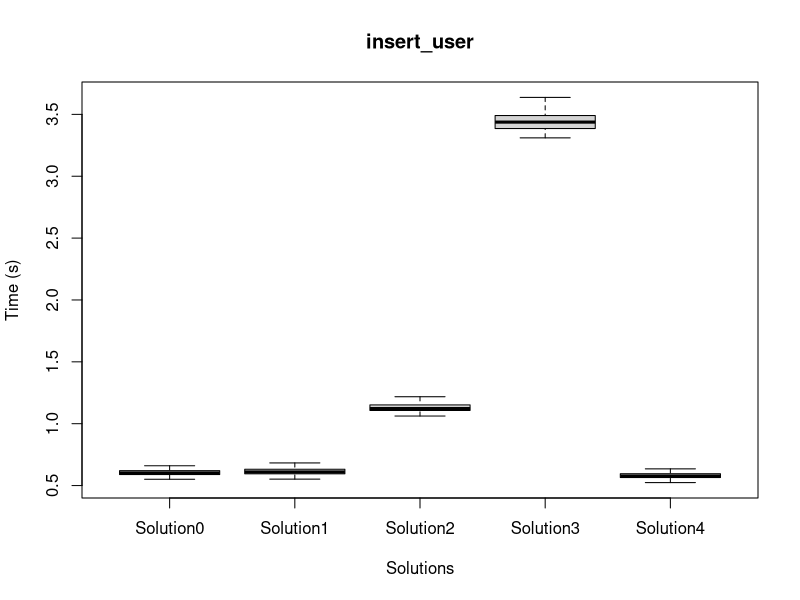
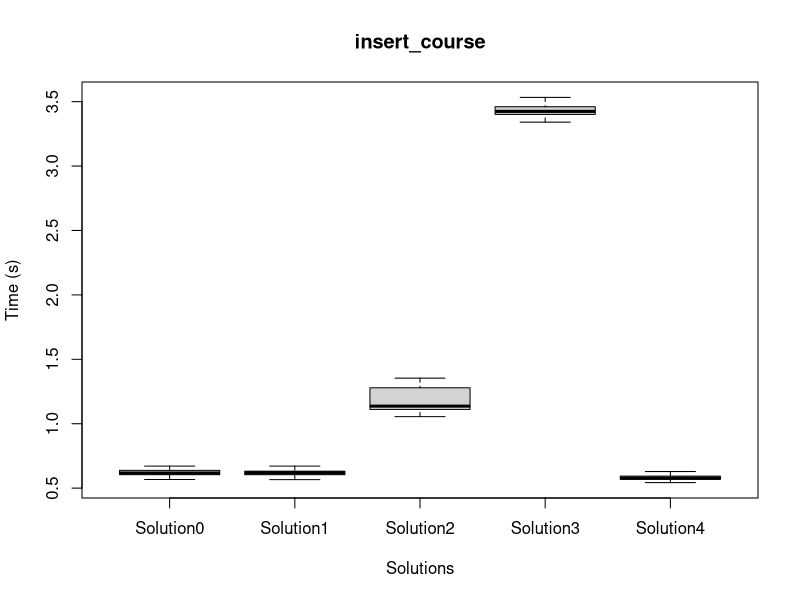
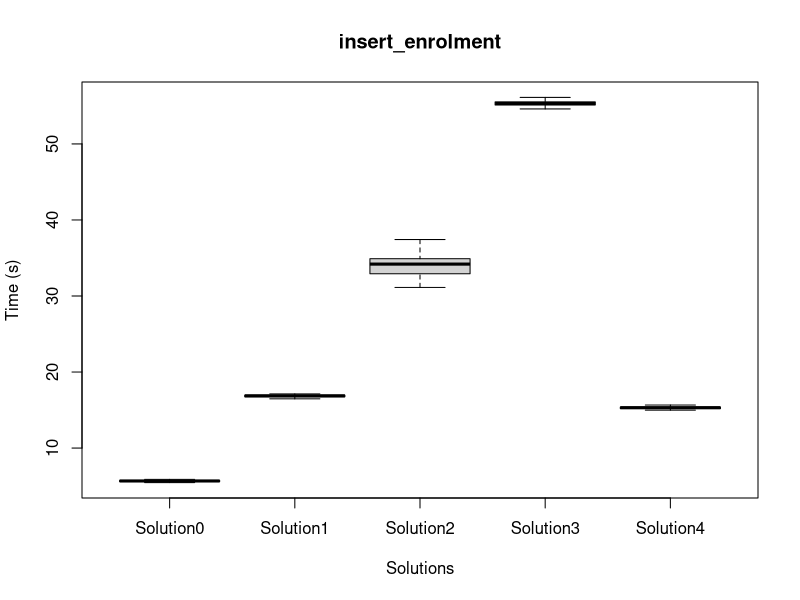
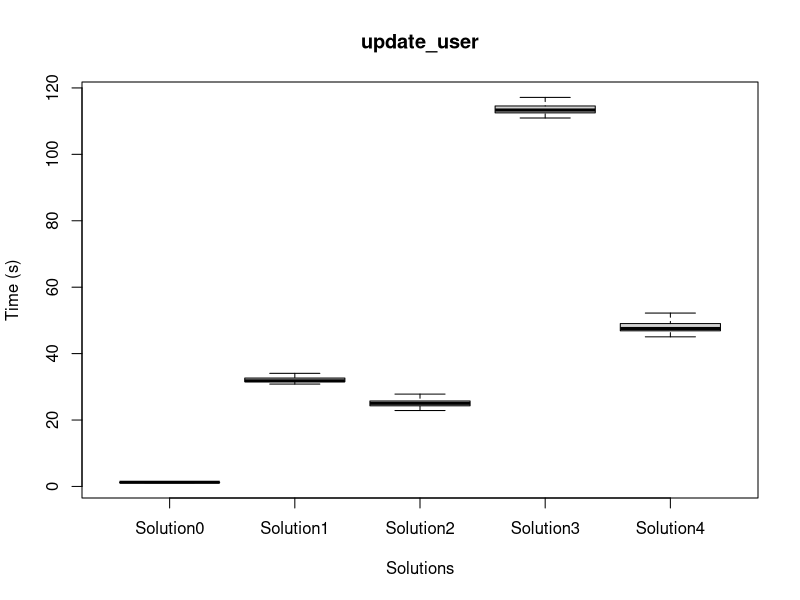
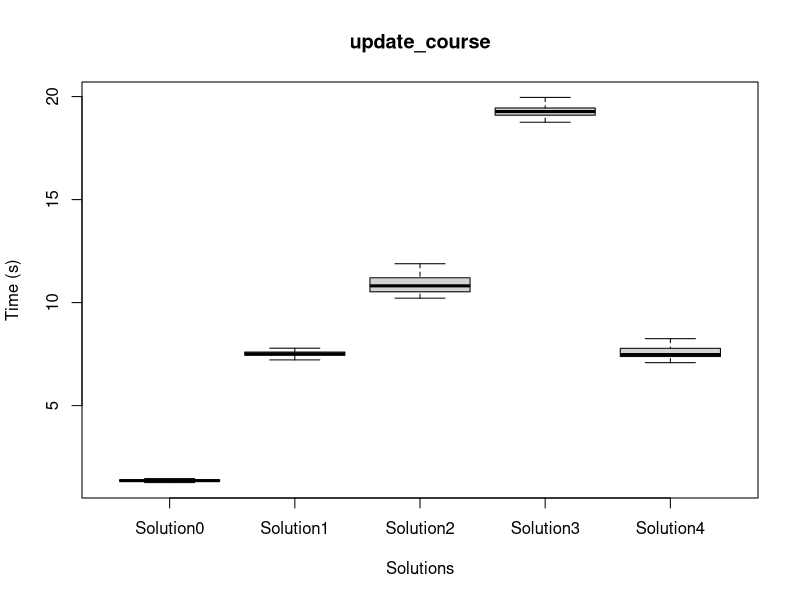
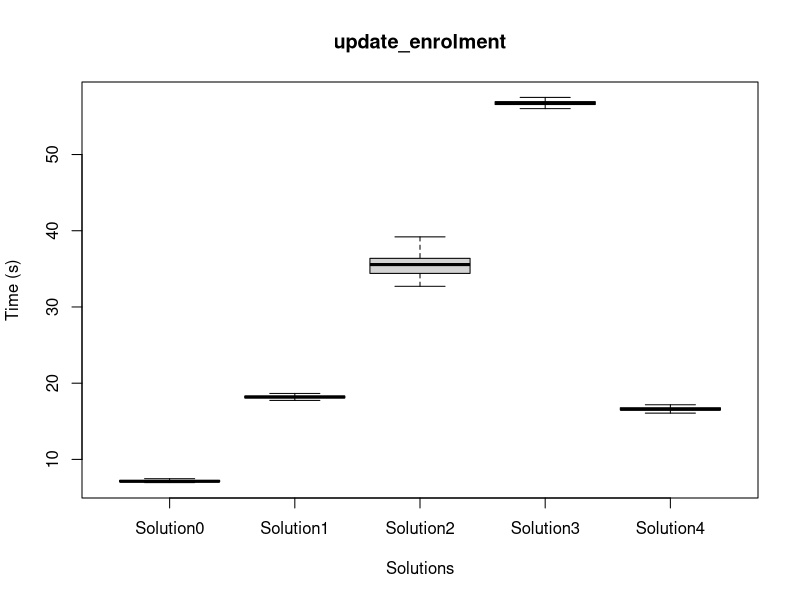
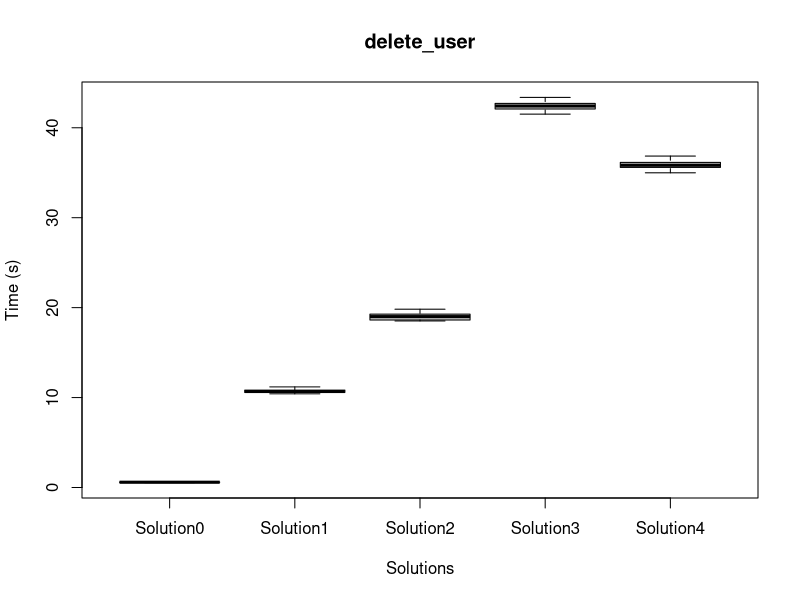
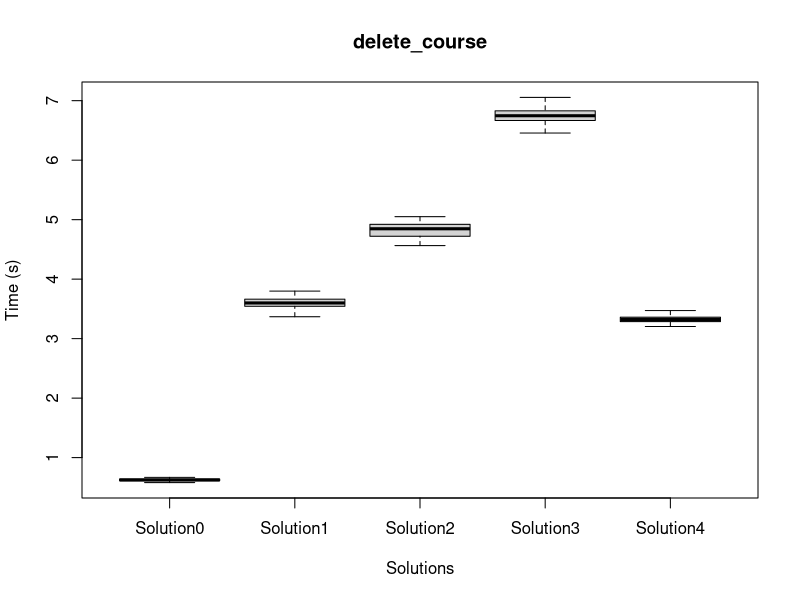

Here is the R script that generated these plots, in order:
Solution0.dataframe = data.frame(
insert_user=c(1.881, 0.89, 0.5710000000000001, 0.5710000000000001, 0.62, 0.551, 0.579, 0.604, 0.6940000000000001, 0.597, 0.583, 0.849, 0.591, 0.584, 0.5750000000000001, 0.522, 0.648, 0.577, 0.607, 0.619, 0.6, 0.594, 0.605, 0.637, 0.59, 0.599, 0.596, 0.602, 0.635, 0.588, 0.624, 0.614, 0.623, 0.618, 0.585, 0.583, 0.648, 0.627, 0.598, 0.592, 0.6, 0.928, 0.5760000000000001, 0.607, 0.605, 0.5720000000000001, 0.599, 0.617, 0.622, 0.601, 0.594, 0.586, 0.595, 0.624, 0.6, 0.588, 0.605, 0.599, 0.593, 0.603, 0.589, 0.604, 0.607, 0.604, 0.591, 0.621, 0.623, 0.602, 0.584, 0.636, 0.5720000000000001, 0.606, 0.61, 0.627, 0.651, 0.622, 0.612, 0.66, 0.595, 0.606, 0.578, 0.59, 0.5690000000000001, 0.579, 0.618, 0.5750000000000001, 0.625, 0.589, 0.641, 0.624, 0.589, 0.615, 0.587, 0.602, 0.602, 0.623, 0.589, 0.586, 0.606, 0.612),
insert_course=c(1.248, 0.638, 0.662, 0.587, 0.5670000000000001, 0.586, 0.587, 0.583, 0.577, 0.709, 0.612, 0.6, 0.615, 0.619, 0.669, 0.658, 0.707, 0.586, 0.629, 0.611, 0.596, 0.612, 0.653, 0.645, 0.585, 0.635, 0.612, 0.626, 0.626, 0.609, 0.627, 0.614, 0.649, 0.6900000000000001, 0.667, 0.614, 0.609, 0.67, 0.638, 0.626, 0.591, 0.589, 0.7030000000000001, 0.616, 0.587, 0.585, 0.624, 0.62, 0.601, 0.595, 0.621, 0.646, 0.611, 0.598, 0.601, 0.655, 0.628, 0.636, 0.613, 0.628, 0.617, 0.605, 0.633, 0.632, 0.637, 0.619, 0.671, 0.613, 0.645, 0.604, 0.617, 0.614, 0.608, 0.644, 0.642, 0.599, 0.618, 0.624, 0.636, 0.591, 0.6, 0.607, 0.6, 0.607, 0.615, 0.623, 0.622, 0.651, 0.617, 0.603, 0.614, 0.602, 0.656, 0.7020000000000001, 0.635, 0.616, 0.664, 0.634, 0.608, 0.659),
insert_enrolment=c(8.501, 5.883, 5.688, 5.6370000000000005, 5.62, 5.688, 5.853, 5.67, 5.605, 5.561, 5.599, 5.7250000000000005, 5.968, 5.729, 5.458, 5.714, 5.651, 5.728, 5.681, 5.674, 5.688, 5.573, 5.595, 5.4670000000000005, 5.698, 5.659, 5.676, 5.723, 5.628, 5.564, 5.711, 5.682, 5.672, 5.711, 5.362, 5.4750000000000005, 5.609, 5.698, 5.7540000000000004, 5.729, 5.628, 5.74, 5.558, 5.679, 5.668, 5.682, 5.55, 6.054, 5.58, 5.493, 5.752, 5.5760000000000005, 5.687, 5.731, 5.604, 5.5680000000000005, 5.771, 5.658, 5.67, 5.68, 5.578, 5.615, 5.585, 5.694, 5.623, 5.78, 5.747, 6.062, 5.579, 5.716, 5.774, 5.667, 5.546, 5.603, 5.71, 5.625, 5.672, 5.748, 5.662, 5.752, 5.672, 5.6690000000000005, 6.388, 5.752, 5.655, 5.606, 5.626, 5.698, 5.648, 5.755, 5.651, 5.5760000000000005, 5.735, 5.542, 5.671, 6.1080000000000005, 5.68, 5.627, 5.703, 5.619),
update_user=c(1.366, 1.276, 1.187, 1.16, 1.211, 1.194, 1.229, 1.222, 1.2570000000000001, 1.274, 1.201, 1.222, 1.258, 1.237, 1.211, 1.232, 1.2530000000000001, 1.209, 1.243, 1.245, 1.296, 1.262, 1.252, 1.2750000000000001, 1.216, 1.232, 1.5170000000000001, 1.3, 1.215, 1.232, 1.223, 1.25, 1.2510000000000001, 1.224, 1.2650000000000001, 1.2790000000000001, 1.299, 1.2770000000000001, 1.316, 1.244, 1.202, 1.262, 1.211, 1.22, 1.218, 1.2550000000000001, 1.227, 1.321, 1.2670000000000001, 1.225, 1.222, 1.212, 1.233, 1.209, 1.205, 1.2690000000000001, 1.226, 1.24, 1.314, 1.233, 1.229, 1.264, 1.292, 1.229, 1.2710000000000001, 1.238, 1.301, 1.283, 1.258, 1.276, 1.264, 1.235, 1.218, 1.256, 1.281, 1.283, 1.233, 1.242, 1.236, 1.33, 1.3, 1.486, 1.2510000000000001, 1.211, 1.221, 1.344, 1.225, 1.2530000000000001, 1.2570000000000001, 1.232, 1.208, 1.254, 1.264, 1.227, 1.215, 1.361, 1.236, 1.292, 1.235, 1.254),
update_course=c(1.893, 1.35, 1.336, 1.268, 1.264, 1.314, 1.32, 1.364, 1.3920000000000001, 1.295, 1.281, 1.294, 1.341, 1.294, 1.358, 1.325, 1.444, 1.32, 1.357, 1.31, 1.319, 1.319, 1.339, 1.371, 1.335, 1.3800000000000001, 1.319, 1.408, 1.37, 1.33, 1.357, 1.3980000000000001, 1.355, 1.36, 1.393, 1.4060000000000001, 1.385, 1.375, 1.357, 1.9180000000000001, 1.276, 1.446, 1.301, 1.349, 1.304, 1.272, 1.7590000000000001, 1.442, 1.329, 1.364, 1.336, 1.379, 1.375, 1.355, 1.359, 1.359, 1.322, 1.353, 1.334, 1.4040000000000001, 1.439, 1.379, 1.42, 1.362, 1.428, 1.391, 1.413, 1.538, 1.341, 1.3840000000000001, 1.429, 1.334, 1.348, 1.37, 1.379, 1.304, 1.368, 1.4040000000000001, 1.375, 1.282, 1.301, 1.359, 1.422, 1.323, 1.415, 1.3780000000000001, 1.369, 1.329, 1.426, 1.349, 1.457, 1.407, 1.291, 1.397, 1.377, 1.538, 1.354, 1.373, 1.3980000000000001, 1.367),
update_enrolment=c(8.363, 7.151, 7.1930000000000005, 7.179, 7.2620000000000005, 7.13, 7.181, 7.0840000000000005, 7.099, 7.083, 7.227, 7.212, 7.636, 7.234, 7.093, 7.041, 7.123, 7.083, 7.085, 7.183, 7.063, 7.136, 7.065, 6.9590000000000005, 7.631, 7.0920000000000005, 7.131, 7.029, 7.156000000000001, 7.164000000000001, 7.136, 7.083, 7.053, 7.107, 6.996, 6.813, 7.056, 7.114, 6.993, 7.586, 7.679, 7.0040000000000004, 7.041, 7.059, 7.244, 7.211, 8.229000000000001, 7.812, 6.994, 7.22, 7.113, 7.079, 7.12, 7.345, 7.057, 7.133, 7.086, 7.062, 7.219, 7.445, 7.38, 7.015000000000001, 7.112, 7.205, 7.212, 7.157, 7.237, 7.425, 7.141, 10.759, 7.168, 7.0760000000000005, 7.0760000000000005, 7.2860000000000005, 6.998, 7.023000000000001, 7.1160000000000005, 7.081, 7.6690000000000005, 7.081, 7.2010000000000005, 7.252, 7.471, 7.053, 7.15, 7.554, 7.094, 7.102, 6.993, 7.221, 7.24, 7.122, 7.2490000000000006, 7.173, 7.438, 7.572, 7.025, 7.031000000000001, 7.067, 7.36),
delete_user=c(0.645, 0.607, 0.547, 0.577, 0.557, 0.577, 0.5710000000000001, 0.5740000000000001, 0.5630000000000001, 0.5750000000000001, 0.639, 0.5680000000000001, 0.582, 0.586, 0.5740000000000001, 0.584, 0.5690000000000001, 0.5690000000000001, 0.5740000000000001, 0.5650000000000001, 0.604, 0.5700000000000001, 0.598, 0.594, 0.591, 0.6, 0.602, 0.5730000000000001, 0.618, 0.597, 0.586, 0.595, 0.6900000000000001, 0.614, 0.598, 0.579, 0.61, 0.621, 0.605, 0.608, 0.582, 0.562, 0.58, 0.629, 0.5680000000000001, 0.581, 0.578, 0.581, 0.595, 0.595, 0.602, 0.5720000000000001, 0.58, 0.642, 0.598, 0.614, 0.585, 0.5700000000000001, 0.599, 0.619, 0.597, 0.587, 0.61, 0.582, 0.604, 0.606, 0.604, 0.595, 0.6, 0.609, 0.554, 0.5750000000000001, 0.607, 0.588, 0.59, 0.598, 0.6, 0.608, 0.585, 0.631, 0.601, 0.5690000000000001, 0.5710000000000001, 0.5680000000000001, 0.578, 0.582, 0.5700000000000001, 0.622, 0.578, 0.591, 0.581, 0.582, 0.596, 0.5710000000000001, 0.613, 0.592, 0.648, 0.585, 0.59, 0.584),
delete_course=c(0.642, 0.583, 0.581, 0.625, 0.588, 0.614, 0.618, 0.606, 0.607, 0.616, 0.637, 0.61, 0.634, 0.606, 0.624, 0.641, 0.596, 0.639, 0.642, 0.632, 0.622, 0.6, 0.598, 0.618, 0.631, 0.706, 0.612, 0.635, 0.627, 0.611, 0.621, 0.641, 0.644, 0.625, 0.622, 0.606, 0.626, 0.616, 0.634, 0.7000000000000001, 0.603, 0.589, 0.607, 0.602, 0.622, 0.609, 0.632, 0.608, 0.58, 0.621, 0.64, 0.615, 0.609, 0.622, 0.631, 0.62, 0.619, 0.628, 0.602, 0.598, 0.642, 0.638, 0.683, 0.631, 0.615, 0.637, 0.633, 0.65, 0.631, 0.6920000000000001, 0.629, 0.644, 0.607, 0.635, 0.623, 0.628, 0.659, 0.679, 0.662, 0.608, 0.615, 0.618, 0.657, 0.644, 0.622, 0.624, 0.634, 0.617, 0.616, 0.649, 0.63, 0.647, 0.649, 0.623, 0.613, 0.644, 0.668, 0.639, 0.631, 0.643),
delete_enrolment=c(6.432, 5.966, 5.74, 5.738, 5.766, 5.767, 5.663, 5.743, 5.756, 5.838, 5.745, 5.745, 6.276, 5.976, 5.6000000000000005, 5.628, 5.694, 5.784, 5.766, 6.186, 5.594, 5.671, 5.745, 5.6450000000000005, 6.548, 5.806, 7.057, 5.5600000000000005, 5.639, 5.696, 5.69, 5.673, 5.7010000000000005, 6.351, 6.3340000000000005, 5.58, 5.641, 5.681, 5.766, 6.406, 5.875, 5.6290000000000004, 5.748, 5.668, 5.7, 5.708, 6.355, 6.15, 5.602, 5.9510000000000005, 5.609, 5.795, 5.648, 6.12, 5.708, 5.643, 5.7780000000000005, 5.774, 5.649, 6.154, 6.111, 5.633, 5.631, 5.683, 5.854, 5.609, 5.695, 5.942, 5.633, 6.306, 5.883, 5.649, 5.695, 6.474, 5.519, 5.6610000000000005, 5.7090000000000005, 5.7410000000000005, 6.431, 5.643, 6.354, 5.744, 5.702, 5.795, 5.673, 6.548, 5.647, 5.726, 5.683, 5.697, 5.656, 5.753, 6.399, 5.722, 6.1370000000000005, 5.642, 5.612, 5.728, 5.625, 6.524));

Solution1.dataframe = data.frame(
insert_user=c(0.597, 0.647, 0.588, 0.5680000000000001, 0.561, 0.587, 0.552, 0.617, 0.646, 0.605, 0.594, 0.647, 0.583, 0.613, 0.647, 0.599, 0.63, 0.609, 0.616, 0.62, 0.611, 0.601, 0.591, 0.604, 0.61, 0.59, 0.649, 0.678, 0.67, 0.633, 0.621, 0.589, 0.667, 0.5670000000000001, 0.647, 0.616, 0.5750000000000001, 0.596, 0.609, 0.591, 0.683, 0.631, 0.581, 0.601, 0.595, 0.639, 0.607, 0.649, 0.647, 0.61, 0.588, 0.646, 0.617, 0.587, 0.614, 0.661, 0.616, 0.607, 0.593, 0.61, 0.633, 0.599, 0.619, 0.5650000000000001, 0.5750000000000001, 0.637, 0.596, 0.603, 0.586, 0.595, 0.609, 0.624, 0.659, 0.669, 0.655, 0.589, 0.596, 0.609, 0.61, 0.621, 0.61, 0.611, 0.591, 0.613, 0.683, 0.609, 0.611, 0.6, 0.602, 0.61, 0.61, 0.61, 0.601, 0.5760000000000001, 0.58, 0.665, 0.607, 0.6, 0.704, 0.64),
insert_course=c(0.559, 0.6, 0.5660000000000001, 0.5670000000000001, 0.592, 0.588, 0.586, 0.588, 0.621, 0.606, 0.595, 0.628, 0.607, 0.631, 0.592, 0.611, 0.6940000000000001, 0.596, 0.607, 0.614, 0.592, 0.666, 0.624, 0.639, 0.627, 0.602, 0.631, 0.614, 0.671, 0.593, 0.626, 0.606, 0.68, 0.648, 0.605, 0.606, 0.594, 0.618, 0.635, 0.611, 0.587, 0.655, 0.617, 0.613, 0.6970000000000001, 0.613, 0.625, 0.621, 0.601, 0.632, 0.658, 0.6, 0.628, 0.614, 0.63, 0.609, 0.604, 0.622, 0.619, 0.619, 0.619, 0.624, 0.661, 0.627, 0.625, 0.674, 0.628, 0.621, 0.592, 0.651, 0.616, 0.595, 0.5740000000000001, 0.637, 0.605, 0.637, 0.5730000000000001, 0.622, 0.586, 0.621, 0.602, 0.632, 0.632, 0.622, 0.619, 0.626, 0.612, 0.6910000000000001, 0.618, 0.622, 0.665, 0.627, 0.64, 0.606, 0.6920000000000001, 0.65, 0.648, 0.624, 0.625, 0.636),
insert_enrolment=c(18.501, 16.749, 16.93, 16.683, 16.637, 16.976, 16.738, 16.839, 16.899, 17.039, 16.533, 17.004, 16.88, 16.956, 16.582, 17.385, 16.753, 16.814, 17.029, 16.773, 16.925, 16.801000000000002, 16.718, 16.881, 16.98, 16.566, 16.72, 16.412, 16.779, 16.918, 17.1, 16.9, 16.761, 16.713, 16.713, 16.76, 16.779, 16.89, 16.827, 16.908, 16.984, 16.814, 16.903, 16.757, 16.812, 16.829, 16.974, 16.931, 16.87, 16.783, 16.734, 16.852, 16.989, 16.985, 16.791, 16.85, 17.752, 16.737000000000002, 16.814, 16.869, 16.941, 16.599, 17.054000000000002, 16.991, 17.006, 16.473, 17.013, 16.92, 17.054000000000002, 18.215, 16.715, 17.121, 16.836000000000002, 16.885, 16.817, 16.553, 16.709, 16.895, 16.872, 16.885, 17.037, 16.864, 16.804000000000002, 16.924, 16.903, 16.881, 17.039, 17.272000000000002, 16.885, 16.578, 16.693, 16.688, 16.899, 16.544, 16.69, 17.016000000000002, 16.701, 16.879, 16.904, 16.81),
update_user=c(32.681, 31.815, 31.327, 34.274, 31.199, 31.199, 32.933, 31.447, 31.76, 31.558, 31.02, 34.885, 31.68, 31.57, 31.484, 32.243, 35.547000000000004, 31.839000000000002, 31.933, 31.536, 31.804000000000002, 34.739, 31.572, 31.481, 31.454, 31.101, 32.642, 30.822, 32.977000000000004, 32.216, 32.554, 33.596000000000004, 31.638, 31.431, 31.655, 31.263, 31.771, 31.8, 33.757, 31.773, 34.544000000000004, 31.333000000000002, 31.558, 33.649, 32.953, 31.541, 32.13, 31.154, 31.919, 32.618, 31.51, 31.717000000000002, 36.056, 31.638, 33.982, 31.863, 31.916, 31.761, 35.892, 31.673000000000002, 31.311, 31.612000000000002, 31.897000000000002, 31.637, 32.543, 31.26, 32.22, 35.171, 31.79, 31.87, 31.900000000000002, 31.34, 32.332, 31.423000000000002, 31.453, 31.634, 31.517, 33.922000000000004, 32.803, 31.826, 35.730000000000004, 31.737000000000002, 31.923000000000002, 31.490000000000002, 31.768, 33.838, 34.055, 32.601, 31.358, 31.948, 31.706, 31.811, 31.66, 31.913, 31.628, 32.431, 34.399, 34.864, 32.256, 33.241),
update_course=c(9.502, 7.841, 7.287, 7.04, 7.493, 7.244, 7.181, 7.277, 7.297, 7.4670000000000005, 7.343, 7.289000000000001, 7.329, 7.332, 7.219, 7.321, 7.869, 7.51, 7.567, 7.457, 7.562, 7.657, 7.618, 7.324, 7.461, 7.285, 7.611, 7.3260000000000005, 7.461, 7.502, 7.611, 8.229000000000001, 7.482, 7.458, 7.683, 7.684, 7.385, 7.563, 7.537, 7.596, 8.28, 7.527, 7.496, 7.611, 7.561, 7.4830000000000005, 7.535, 7.316, 7.521, 7.583, 7.502, 7.559, 7.773000000000001, 7.511, 7.656000000000001, 7.548, 7.445, 7.566, 7.649, 7.5200000000000005, 7.4190000000000005, 7.607, 7.519, 7.4830000000000005, 7.788, 7.4670000000000005, 7.4910000000000005, 7.488, 7.575, 7.6370000000000005, 7.549, 7.32, 7.44, 7.508, 7.41, 7.538, 7.324, 8.029, 7.414000000000001, 7.324, 7.47, 7.535, 7.579, 7.649, 7.656000000000001, 7.416, 7.604, 8.443, 7.492, 7.46, 7.566, 7.572, 7.484, 7.562, 7.507000000000001, 7.5120000000000005, 8.38, 7.538, 7.59, 8.029),
update_enrolment=c(18.150000000000002, 17.900000000000002, 18.036, 18.428, 17.985, 18.243000000000002, 17.967, 18.089, 18.246, 18.080000000000002, 17.744, 18.206, 17.973, 18.068, 18.196, 18.584, 18.848, 18.084, 18.305, 17.954, 18.17, 18.26, 18.032, 18.26, 18.192, 17.838, 18.04, 18.107, 18.014, 18.033, 18.313, 18.276, 17.93, 17.923000000000002, 18.134, 18.201, 18.284, 18.209, 18.119, 18.091, 18.571, 17.949, 17.983, 18.162, 18.029, 18.292, 18.401, 18.264, 18.333000000000002, 18.295, 18.085, 18.23, 18.849, 18.127, 18.061, 18.248, 18.926000000000002, 18.222, 18.76, 18.185, 18.647000000000002, 17.929000000000002, 18.105, 18.133, 18.471, 17.932, 18.355, 18.34, 18.272000000000002, 18.791, 18.144000000000002, 18.205000000000002, 18.622, 18.106, 17.691, 18.078, 18.19, 18.577, 18.221, 18.080000000000002, 19.575, 18.19, 18.656, 18.093, 18.245, 18.185, 18.703, 18.309, 17.895, 18.26, 18.055, 18.155, 18.154, 17.894000000000002, 18.13, 18.325, 18.669, 18.187, 18.367, 18.337),
delete_user=c(11.099, 10.708, 10.526, 10.552, 10.539, 10.842, 10.571, 10.791, 10.791, 10.541, 10.478, 10.424, 11.158, 10.588000000000001, 10.853, 10.679, 10.578, 10.576, 10.627, 10.602, 10.616, 10.668000000000001, 10.716000000000001, 12.079, 10.897, 10.595, 10.417, 12.232000000000001, 10.563, 10.848, 10.737, 10.609, 10.64, 10.64, 10.952, 10.521, 12.429, 10.6, 10.631, 11.187, 10.614, 10.426, 10.698, 10.697000000000001, 11.012, 11.33, 10.726, 10.676, 11.512, 10.623000000000001, 10.694, 10.753, 10.918000000000001, 10.523, 10.688, 10.661, 10.871, 10.57, 10.621, 11.838000000000001, 10.707, 11.408, 10.488, 10.52, 11.931000000000001, 10.576, 10.689, 10.586, 11.283, 10.423, 10.626, 10.483, 10.664, 11.789, 10.516, 10.576, 10.675, 10.514, 10.562, 10.684000000000001, 10.499, 10.965, 10.675, 10.741, 10.712, 10.801, 10.657, 10.522, 10.486, 11.327, 10.684000000000001, 12.075000000000001, 10.504, 10.758000000000001, 10.862, 10.653, 10.658, 10.731, 10.822000000000001, 10.434000000000001),
delete_course=c(3.919, 3.585, 3.368, 3.47, 3.452, 3.567, 3.524, 3.503, 3.712, 3.44, 3.402, 3.6630000000000003, 3.799, 3.5340000000000003, 3.615, 3.5300000000000002, 3.58, 3.6870000000000003, 3.547, 3.525, 3.594, 3.6670000000000003, 3.593, 3.681, 3.5140000000000002, 3.536, 3.5740000000000003, 3.54, 3.549, 3.649, 3.669, 3.604, 3.555, 3.7030000000000003, 3.505, 3.5260000000000002, 3.556, 3.529, 3.5500000000000003, 3.71, 3.6590000000000003, 3.428, 3.609, 3.6, 3.63, 3.729, 3.585, 3.6790000000000003, 3.702, 3.611, 3.577, 3.5100000000000002, 3.751, 3.656, 3.61, 3.557, 3.665, 3.662, 3.731, 3.597, 3.579, 3.6350000000000002, 3.595, 3.594, 3.6390000000000002, 3.628, 3.625, 3.686, 3.646, 3.682, 3.411, 3.463, 3.512, 3.623, 3.444, 3.466, 3.614, 3.5500000000000003, 3.499, 3.591, 3.65, 3.611, 3.689, 3.629, 3.607, 3.716, 3.763, 3.731, 3.595, 3.601, 3.593, 3.6830000000000003, 3.524, 3.599, 3.632, 3.5620000000000003, 3.5500000000000003, 3.734, 3.664, 3.7640000000000002),
delete_enrolment=c(5.511, 5.641, 5.619, 6.55, 5.593, 5.743, 6.378, 5.756, 5.833, 5.776, 5.6930000000000005, 6.417, 5.832, 5.662, 5.7860000000000005, 5.79, 6.719, 5.814, 5.735, 5.635, 5.752, 6.607, 5.625, 5.763, 5.647, 5.602, 5.837, 5.682, 6.066, 5.698, 5.985, 6.155, 5.69, 5.65, 5.6770000000000005, 5.69, 5.718, 5.705, 5.981, 5.7, 6.481, 5.59, 5.665, 6.506, 6.174, 5.743, 6.781000000000001, 5.738, 5.698, 6.341, 5.711, 5.734, 7.205, 5.663, 6.391, 5.703, 6.141, 5.691, 6.964, 5.687, 5.6290000000000004, 5.795, 5.689, 5.673, 5.921, 5.7860000000000005, 5.6850000000000005, 6.6080000000000005, 5.758, 5.628, 6.367, 5.614, 5.823, 5.5920000000000005, 5.509, 5.644, 5.667, 6.264, 5.885, 5.737, 6.869, 5.6930000000000005, 5.763, 5.774, 5.662, 6.472, 6.232, 5.916, 5.6160000000000005, 5.817, 5.71, 5.7010000000000005, 5.727, 5.815, 5.675, 5.787, 6.506, 6.253, 5.787, 6.04));

Solution2.dataframe = data.frame(
insert_user=c(1.106, 1.12, 1.113, 1.081, 1.1260000000000001, 1.1300000000000001, 1.114, 1.094, 1.172, 1.1300000000000001, 1.12, 1.115, 1.127, 1.125, 1.1320000000000001, 1.114, 1.153, 1.1460000000000001, 1.168, 1.112, 1.125, 1.135, 1.101, 1.114, 1.105, 1.1380000000000001, 1.114, 1.105, 1.169, 1.1440000000000001, 1.111, 1.169, 1.184, 1.151, 1.1420000000000001, 1.168, 1.159, 1.113, 1.125, 1.1360000000000001, 1.088, 1.062, 1.071, 1.063, 1.064, 1.071, 1.1, 1.1, 1.141, 1.1, 1.109, 1.108, 1.1300000000000001, 1.145, 1.1360000000000001, 1.102, 1.127, 1.112, 1.165, 1.097, 1.086, 1.078, 1.095, 1.084, 1.093, 1.122, 1.072, 1.119, 1.123, 1.133, 1.114, 1.118, 1.109, 1.328, 1.226, 1.124, 1.118, 1.119, 1.123, 1.112, 1.094, 1.164, 1.115, 1.1260000000000001, 1.122, 1.097, 1.111, 1.224, 1.218, 1.294, 1.262, 1.229, 1.276, 1.254, 1.2670000000000001, 1.28, 1.26, 1.301, 1.241, 1.231),
insert_course=c(1.065, 1.1380000000000001, 1.055, 1.09, 1.085, 1.11, 1.129, 1.102, 1.123, 1.124, 1.1520000000000001, 1.118, 1.131, 1.095, 1.1280000000000001, 1.1500000000000001, 1.1420000000000001, 1.116, 1.127, 1.133, 1.133, 1.1360000000000001, 1.137, 1.129, 1.1380000000000001, 1.155, 1.143, 1.167, 1.108, 1.118, 1.1360000000000001, 1.127, 1.156, 1.1280000000000001, 1.1400000000000001, 1.143, 1.124, 1.1, 1.092, 1.094, 1.1260000000000001, 1.1, 1.096, 1.108, 1.137, 1.112, 1.1260000000000001, 1.156, 1.131, 1.112, 1.1320000000000001, 1.123, 1.119, 1.109, 1.076, 1.091, 1.089, 1.092, 1.101, 1.104, 1.091, 1.095, 1.102, 1.087, 1.2590000000000001, 1.27, 1.286, 1.2770000000000001, 1.28, 1.266, 1.278, 1.294, 1.294, 1.354, 1.283, 1.318, 1.296, 1.2530000000000001, 1.274, 1.2610000000000001, 1.295, 1.287, 1.31, 1.2770000000000001, 1.281, 1.29, 1.31, 1.297, 1.322, 1.2770000000000001, 1.29, 1.308, 1.331, 1.328, 1.325, 1.297, 1.312, 1.284, 1.2770000000000001, 1.284),
insert_enrolment=c(31.975, 31.126, 32.006, 32.149, 31.875, 32.058, 31.933, 32.07, 34.165, 34.727000000000004, 34.787, 34.468, 34.834, 34.426, 34.611000000000004, 33.872, 35.0, 34.041000000000004, 34.219, 34.238, 34.028, 34.098, 34.205, 34.185, 34.177, 34.353, 34.08, 34.155, 34.262, 34.673, 34.128, 33.881, 33.882, 33.986000000000004, 33.733000000000004, 33.837, 34.502, 32.908, 32.876, 33.006, 32.854, 32.83, 33.052, 32.878, 32.9, 32.876, 32.928, 32.807, 32.877, 33.223, 33.152, 32.862, 33.755, 32.944, 32.803, 32.876, 32.911, 32.934, 32.889, 32.964, 32.803, 32.876, 32.918, 33.655, 34.783, 34.69, 34.734, 34.887, 34.889, 34.839, 34.783, 34.919000000000004, 34.763, 34.847, 34.773, 34.79, 34.772, 34.917, 35.1, 35.087, 35.507, 35.157000000000004, 35.244, 35.044000000000004, 35.071, 35.039, 35.083, 37.001, 36.747, 37.423, 36.633, 36.689, 37.914, 36.524, 36.422000000000004, 36.714, 37.028, 36.652, 36.796, 36.649),
update_user=c(22.862000000000002, 23.038, 22.958000000000002, 23.149, 23.226, 24.616, 23.002, 26.314, 26.369, 25.468, 27.165, 25.84, 27.044, 25.936, 26.828, 24.78, 26.725, 26.698, 25.246000000000002, 25.966, 25.809, 25.056, 27.809, 25.451, 26.621000000000002, 25.018, 24.938, 25.121000000000002, 25.1, 26.199, 25.194, 24.73, 24.677, 25.634, 24.844, 24.73, 24.768, 24.175, 24.133, 25.914, 24.283, 24.23, 25.990000000000002, 24.12, 24.324, 25.150000000000002, 24.14, 24.138, 24.18, 24.6, 26.297, 24.1, 24.155, 25.957, 25.131, 24.232, 24.184, 24.237000000000002, 25.652, 24.285, 24.463, 24.249, 24.369, 24.277, 25.496000000000002, 24.102, 24.243000000000002, 25.989, 24.288, 26.504, 25.21, 24.541, 24.571, 26.026, 24.281, 25.101, 24.303, 24.414, 25.197, 24.584, 24.547, 24.607, 24.489, 24.561, 24.415, 24.511, 25.219, 26.894000000000002, 25.193, 25.861, 25.211000000000002, 25.519000000000002, 25.376, 25.427, 25.108, 25.241, 26.199, 25.195, 26.597, 25.67),
update_course=c(10.347, 10.216000000000001, 10.412, 10.632, 10.599, 11.138, 10.548, 10.369, 10.895, 10.819, 10.891, 11.001, 10.885, 10.654, 10.744, 10.576, 11.715, 10.792, 10.76, 10.795, 11.144, 10.845, 10.732000000000001, 10.726, 11.511000000000001, 10.723, 10.723, 10.811, 10.727, 10.9, 10.694, 10.739, 10.639, 10.678, 10.839, 10.692, 10.829, 10.471, 10.48, 10.331, 10.369, 10.529, 10.523, 10.44, 10.549, 10.451, 10.447000000000001, 10.413, 10.471, 10.591000000000001, 10.757, 10.43, 10.501, 10.372, 10.441, 10.472, 10.432, 10.43, 11.06, 10.464, 10.617, 10.4, 10.493, 10.442, 11.203, 11.166, 11.176, 11.329, 11.102, 11.279, 11.276, 11.218, 11.22, 11.144, 11.223, 11.143, 11.201, 11.151, 11.227, 11.145, 11.242, 11.193, 11.200000000000001, 11.182, 11.213000000000001, 11.202, 11.216000000000001, 11.548, 11.3, 11.587, 11.209, 11.254, 11.444, 11.397, 11.244, 11.402000000000001, 11.697000000000001, 11.253, 11.888, 11.52),
update_enrolment=c(33.109, 32.711, 33.577, 33.512, 33.698, 33.862, 33.279, 34.748, 35.891, 35.455, 36.917, 36.094, 36.161, 35.656, 36.050000000000004, 35.038000000000004, 35.83, 35.368, 35.541000000000004, 35.586, 35.666000000000004, 35.463, 36.629, 35.512, 35.953, 35.408, 35.39, 36.13, 35.698, 35.531, 35.709, 35.217, 35.122, 35.544000000000004, 35.112, 35.143, 34.476, 34.161, 34.111000000000004, 34.532000000000004, 34.297000000000004, 34.155, 35.336, 34.233000000000004, 34.229, 34.34, 34.234, 34.193, 34.158, 34.378, 34.367, 34.196, 35.322, 34.471000000000004, 34.626, 34.43, 34.204, 34.303, 34.584, 34.193, 34.26, 34.441, 34.335, 35.368, 36.184, 36.022, 36.207, 36.749, 36.263, 36.283, 36.227000000000004, 36.217, 36.19, 36.508, 36.088, 36.35, 37.12, 36.282000000000004, 36.226, 36.385, 36.422000000000004, 36.386, 36.598, 38.037, 36.43, 36.377, 37.785000000000004, 38.323, 38.058, 38.26, 38.035000000000004, 38.244, 39.198, 37.971000000000004, 37.873, 37.99, 38.116, 38.053, 38.517, 38.121),
delete_user=c(16.902, 18.737000000000002, 17.272000000000002, 17.544, 17.616, 17.21, 17.357, 19.276, 19.678, 19.593, 19.444, 19.697, 19.62, 19.178, 19.475, 19.328, 19.171, 19.301000000000002, 19.353, 19.226, 19.303, 19.236, 19.207, 19.277, 19.12, 19.801000000000002, 19.23, 19.353, 19.301000000000002, 19.164, 19.018, 19.043, 18.958000000000002, 18.923000000000002, 19.183, 18.990000000000002, 19.414, 19.712, 18.575, 18.593, 18.689, 18.641000000000002, 18.587, 18.522000000000002, 19.298000000000002, 18.628, 18.627, 18.599, 19.825, 18.642, 18.776, 18.62, 18.642, 18.623, 18.651, 20.585, 18.59, 19.062, 18.580000000000002, 18.684, 18.564, 18.834, 18.651, 18.651, 18.742, 18.609, 18.618000000000002, 18.56, 18.593, 18.522000000000002, 18.588, 18.573, 18.668, 18.661, 19.753, 18.594, 18.871, 18.581, 18.905, 20.328, 18.911, 19.657, 18.933, 18.853, 19.109, 18.899, 19.097, 19.054000000000002, 19.175, 19.086000000000002, 19.816, 19.093, 19.073, 19.375, 19.012, 19.122, 19.083000000000002, 19.086000000000002, 19.1, 20.527),
delete_course=c(4.572, 4.564, 4.606, 4.743, 4.716, 4.59, 4.679, 4.855, 5.05, 4.868, 5.015, 4.815, 4.955, 4.832, 4.9030000000000005, 4.832, 4.891, 4.867, 4.848, 4.878, 4.872, 4.788, 4.953, 4.8420000000000005, 4.9590000000000005, 4.881, 4.896, 4.905, 4.811, 4.871, 4.819, 4.817, 4.788, 4.823, 4.832, 4.772, 4.753, 4.726, 4.691, 4.783, 4.668, 4.748, 4.745, 4.674, 4.705, 4.728, 4.697, 4.652, 4.73, 4.697, 4.714, 4.615, 4.671, 4.663, 4.683, 4.6770000000000005, 4.663, 4.692, 4.756, 4.699, 4.7090000000000005, 4.7010000000000005, 4.666, 4.839, 4.931, 4.845, 4.8260000000000005, 4.877, 4.875, 4.955, 4.928, 4.929, 4.906, 4.916, 4.846, 4.913, 4.875, 4.947, 5.013, 4.934, 4.853, 4.9, 4.877, 4.849, 4.939, 4.892, 4.93, 5.042, 4.876, 5.05, 4.9590000000000005, 4.925, 5.0120000000000005, 5.003, 4.918, 4.972, 4.925, 4.953, 4.952, 5.015),
delete_enrolment=c(10.658, 10.496, 10.495000000000001, 10.666, 10.544, 11.271, 10.474, 12.71, 13.004, 12.419, 13.272, 12.655000000000001, 14.019, 12.471, 13.458, 12.286, 13.262, 13.301, 12.38, 12.921000000000001, 12.81, 12.408, 14.067, 12.526, 13.26, 12.391, 12.424, 12.426, 12.379, 13.007, 12.36, 12.103, 12.093, 12.599, 12.263, 12.142, 12.105, 11.866, 11.901, 12.929, 11.889000000000001, 11.905, 12.925, 11.897, 11.932, 12.438, 11.91, 11.915000000000001, 11.929, 12.022, 13.171000000000001, 11.870000000000001, 11.867, 12.843, 12.42, 11.857000000000001, 11.854000000000001, 11.885, 12.621, 11.883000000000001, 12.047, 11.971, 11.93, 11.904, 12.42, 11.891, 11.92, 12.895, 11.867, 12.871, 12.401, 12.851, 12.082, 12.971, 11.848, 12.421, 11.885, 12.912, 12.498000000000001, 12.172, 12.167, 12.183, 12.187, 12.157, 12.165000000000001, 12.169, 12.165000000000001, 13.101, 12.154, 12.499, 12.197000000000001, 12.361, 12.294, 12.299, 12.181000000000001, 12.153, 12.695, 12.153, 12.949, 12.387));

Solution3.dataframe = data.frame(
insert_user=c(3.4410000000000003, 3.451, 3.477, 3.3850000000000002, 3.4, 3.412, 3.543, 3.423, 3.4370000000000003, 3.495, 3.4490000000000003, 3.379, 3.436, 3.428, 3.386, 3.472, 3.5, 3.448, 3.435, 3.462, 3.4530000000000003, 3.684, 3.474, 3.472, 3.447, 3.412, 3.379, 3.45, 3.571, 3.458, 3.434, 3.42, 3.536, 3.632, 3.452, 3.611, 3.5060000000000002, 3.521, 3.454, 3.4530000000000003, 3.497, 3.43, 3.465, 3.459, 3.484, 3.482, 3.536, 3.537, 3.403, 3.404, 3.416, 3.492, 3.351, 3.513, 3.42, 3.576, 3.4090000000000003, 3.383, 3.402, 3.424, 3.535, 3.5260000000000002, 3.361, 3.368, 3.345, 3.517, 3.438, 3.492, 3.5, 3.455, 3.364, 3.382, 3.353, 3.508, 3.5180000000000002, 3.3850000000000002, 3.489, 3.37, 3.398, 3.398, 3.344, 3.345, 3.31, 3.38, 3.364, 3.383, 3.395, 3.382, 3.367, 3.354, 3.364, 3.378, 3.382, 3.398, 3.41, 3.391, 3.44, 3.498, 3.465, 3.637),
insert_course=c(3.367, 3.391, 3.435, 3.43, 3.41, 3.37, 3.3930000000000002, 3.402, 3.4090000000000003, 3.3970000000000002, 3.371, 3.515, 3.426, 3.4210000000000003, 3.4330000000000003, 3.42, 3.477, 3.407, 3.415, 3.423, 3.63, 3.473, 3.398, 3.431, 3.423, 3.446, 3.42, 3.446, 3.465, 3.569, 3.3770000000000002, 3.4410000000000003, 3.482, 3.4250000000000003, 3.44, 3.452, 3.42, 3.494, 3.494, 3.423, 3.414, 3.469, 3.5180000000000002, 3.463, 3.412, 3.458, 3.444, 3.443, 3.345, 3.386, 3.3930000000000002, 3.388, 3.555, 3.341, 3.42, 3.775, 3.447, 3.443, 3.422, 3.398, 3.966, 3.428, 3.407, 3.412, 3.4410000000000003, 3.426, 3.354, 3.443, 3.491, 3.467, 3.4170000000000003, 3.374, 3.365, 3.4010000000000002, 3.349, 3.379, 3.39, 3.513, 3.422, 3.43, 3.454, 3.37, 3.391, 3.412, 3.438, 3.424, 3.531, 3.467, 3.469, 3.4090000000000003, 3.4010000000000002, 3.411, 3.398, 3.5300000000000002, 3.439, 3.395, 3.454, 3.5100000000000002, 3.533, 3.985),
insert_enrolment=c(54.794000000000004, 54.834, 55.476, 55.285000000000004, 55.331, 55.522, 55.227000000000004, 55.525, 55.687, 55.325, 55.266, 55.409, 55.265, 55.21, 55.247, 55.867000000000004, 55.777, 55.368, 55.424, 55.479, 55.575, 56.088, 55.223, 55.258, 55.295, 55.261, 55.279, 55.717, 55.177, 55.334, 55.406, 55.163000000000004, 55.363, 55.236000000000004, 55.806000000000004, 55.276, 55.858000000000004, 55.498000000000005, 55.408, 56.118, 55.482, 55.544000000000004, 55.557, 55.338, 55.478, 55.359, 55.282000000000004, 55.707, 55.037, 55.25, 54.908, 54.897, 55.271, 54.910000000000004, 55.038000000000004, 55.139, 55.001, 55.506, 55.079, 54.67, 55.507, 54.980000000000004, 55.753, 55.104, 54.941, 55.004, 56.209, 56.084, 56.417, 56.248000000000005, 54.946, 54.929, 55.183, 55.053000000000004, 55.5, 55.2, 55.345, 55.472, 55.047000000000004, 55.357, 55.18, 54.888, 55.021, 54.977000000000004, 55.393, 54.604, 55.213, 55.055, 54.93, 55.050000000000004, 55.21, 55.325, 55.668, 56.223, 55.664, 55.546, 55.7, 55.508, 55.772, 55.603),
update_user=c(111.376, 115.167, 112.851, 112.558, 113.18, 112.98, 112.813, 113.72, 113.791, 112.74900000000001, 116.37, 114.555, 112.872, 113.146, 113.997, 113.19, 116.072, 113.027, 113.45700000000001, 115.098, 114.025, 114.068, 117.142, 113.144, 112.81, 112.804, 112.782, 115.233, 115.10000000000001, 115.107, 112.807, 114.46600000000001, 115.375, 112.84100000000001, 115.395, 114.662, 113.367, 113.316, 116.58200000000001, 113.89, 113.403, 115.35600000000001, 113.646, 113.261, 113.355, 115.24600000000001, 113.107, 113.385, 114.98, 113.56, 112.274, 114.011, 112.918, 112.515, 110.94800000000001, 112.052, 112.98400000000001, 112.264, 113.562, 112.447, 112.132, 111.879, 113.809, 115.226, 115.263, 113.492, 113.61200000000001, 114.786, 119.60000000000001, 113.651, 111.834, 111.661, 115.531, 111.516, 114.587, 112.354, 113.568, 112.24600000000001, 111.869, 112.476, 111.381, 112.708, 112.44800000000001, 111.19200000000001, 114.334, 111.679, 117.145, 111.293, 114.943, 111.60600000000001, 112.434, 115.414, 112.474, 113.848, 115.931, 112.417, 112.46000000000001, 112.549, 114.396, 112.98100000000001),
update_course=c(18.935, 18.805, 19.094, 19.082, 19.273, 19.227, 19.132, 19.118000000000002, 19.18, 19.337, 19.843, 19.295, 19.168, 19.345, 19.541, 19.312, 19.614, 19.361, 19.462, 19.682000000000002, 19.456, 19.585, 19.317, 19.257, 19.316, 19.354, 19.371, 19.915, 19.34, 19.961000000000002, 19.421, 19.427, 19.546, 19.406, 19.608, 19.455000000000002, 19.368000000000002, 19.484, 19.341, 19.402, 19.579, 19.667, 19.318, 19.275000000000002, 19.448, 19.459, 19.261, 19.352, 18.938, 19.095, 19.137, 19.606, 19.650000000000002, 19.093, 18.907, 18.948, 19.542, 19.222, 19.302, 19.014, 19.004, 19.166, 19.376, 19.801000000000002, 19.022000000000002, 19.196, 19.156, 19.66, 19.54, 19.641000000000002, 19.098, 18.842, 19.054000000000002, 18.809, 18.756, 19.159, 19.446, 19.039, 18.962, 19.139, 19.177, 19.023, 19.043, 19.144000000000002, 19.656, 18.989, 19.155, 19.008, 18.848, 19.061, 19.114, 19.385, 19.247, 19.275000000000002, 19.285, 19.139, 19.02, 19.172, 19.272000000000002, 19.121),
update_enrolment=c(56.166000000000004, 56.232, 56.693, 56.677, 57.039, 56.696, 56.711, 56.769, 57.032000000000004, 56.702, 57.212, 56.748000000000005, 56.672000000000004, 56.974000000000004, 56.716, 57.218, 56.981, 56.765, 56.914, 56.894, 56.865, 57.065, 56.667, 56.684000000000005, 56.953, 56.744, 56.699, 56.953, 56.757, 56.889, 56.674, 56.58, 56.769, 56.724000000000004, 58.074, 56.698, 56.926, 56.732, 57.084, 57.585, 56.89, 57.058, 56.938, 56.836, 56.855000000000004, 57.493, 56.719, 56.783, 56.504, 56.258, 56.022, 56.359, 56.818, 56.136, 56.025, 56.043, 56.871, 56.408, 56.347, 56.322, 56.768, 56.343, 56.559000000000005, 56.922000000000004, 57.096000000000004, 56.903, 57.0, 57.295, 57.653, 56.762, 56.619, 56.586, 58.095, 56.31, 56.482, 57.534, 56.751, 56.618, 56.556000000000004, 56.2, 56.279, 56.156, 56.02, 56.316, 56.906, 56.248000000000005, 57.89, 56.131, 56.681000000000004, 56.021, 56.332, 57.58, 56.713, 57.313, 56.916000000000004, 56.883, 56.586, 56.665, 57.136, 56.766),
delete_user=c(42.101, 42.242, 42.579, 42.410000000000004, 43.679, 42.410000000000004, 43.236000000000004, 42.615, 42.513, 42.419000000000004, 43.648, 42.661, 43.673, 42.897, 42.865, 42.455, 42.398, 43.945, 43.227000000000004, 42.686, 42.683, 42.269, 42.475, 42.527, 44.023, 42.368, 42.467, 42.422000000000004, 42.637, 42.612, 44.203, 42.52, 42.404, 42.328, 42.643, 42.703, 43.72, 42.757, 42.613, 42.764, 43.208, 42.587, 44.274, 42.633, 44.336, 42.454, 42.498, 42.246, 43.347, 42.002, 42.161, 41.855000000000004, 41.908, 42.084, 42.005, 42.066, 41.89, 42.246, 42.116, 43.365, 42.055, 42.192, 41.962, 42.036, 42.094, 43.773, 42.715, 43.375, 43.14, 42.518, 41.756, 41.889, 42.322, 41.898, 41.745, 42.169000000000004, 42.033, 41.946, 42.495, 41.95, 41.997, 42.177, 41.826, 41.881, 41.516, 42.192, 42.046, 41.879, 42.277, 41.744, 43.084, 42.265, 42.091, 42.421, 43.775, 42.329, 42.798, 42.336, 42.589, 42.044000000000004),
delete_course=c(6.456, 6.589, 6.635, 6.595, 6.805, 6.6000000000000005, 6.597, 6.714, 6.782, 6.72, 6.828, 6.783, 6.841, 6.989, 6.902, 6.692, 6.819, 6.918, 6.853, 6.908, 6.901, 6.853, 6.833, 6.791, 6.867, 6.817, 6.788, 6.766, 6.804, 6.785, 6.8180000000000005, 6.768, 6.863, 6.847, 6.825, 6.922, 6.883, 6.697, 6.891, 6.713, 6.7700000000000005, 6.736, 6.753, 6.831, 6.898000000000001, 6.692, 6.871, 6.543, 6.795, 6.51, 6.66, 6.5440000000000005, 6.69, 6.545, 6.65, 6.625, 7.055, 6.732, 6.758, 6.873, 6.525, 6.684, 6.732, 6.6850000000000005, 6.646, 6.751, 6.839, 6.825, 7.122, 6.69, 6.6850000000000005, 6.549, 6.729, 6.601, 6.607, 6.668, 6.666, 6.809, 6.644, 6.55, 6.6690000000000005, 6.66, 6.869, 6.6770000000000005, 6.743, 6.704, 6.841, 6.574, 6.779, 6.627, 6.892, 6.792, 6.704, 6.684, 6.777, 6.752, 6.704, 6.654, 6.7, 6.726),
delete_enrolment=c(34.410000000000004, 35.514, 35.517, 35.186, 34.766, 34.856, 34.801, 35.276, 35.735, 34.784, 35.857, 35.621, 35.001, 34.800000000000004, 35.046, 34.849000000000004, 35.572, 34.800000000000004, 34.955, 35.848, 35.117, 34.980000000000004, 35.842, 34.661, 34.69, 34.571, 34.87, 35.537, 35.34, 35.553, 34.88, 35.293, 35.545, 34.778, 35.641, 35.796, 35.077, 34.89, 35.851, 35.069, 35.065, 35.224000000000004, 34.894, 34.839, 34.969, 35.411, 35.78, 35.081, 35.464, 34.97, 34.858000000000004, 35.177, 34.896, 35.024, 34.509, 34.846000000000004, 35.008, 34.477000000000004, 35.285000000000004, 35.103, 34.592, 34.973, 35.106, 35.283, 35.0, 34.889, 35.141, 35.617, 37.254, 35.191, 34.924, 34.354, 35.662, 34.376, 35.203, 34.436, 34.77, 34.607, 34.754, 34.559, 34.371, 34.717, 34.785000000000004, 34.402, 35.054, 34.473, 36.002, 34.526, 35.332, 34.445, 34.531, 35.687, 34.644, 34.781, 35.564, 34.629, 34.771, 34.902, 35.887, 34.767));

Solution4.dataframe = data.frame(
insert_user=c(0.547, 0.658, 0.605, 0.524, 0.633, 0.547, 0.579, 0.554, 0.672, 0.628, 0.629, 0.5640000000000001, 0.59, 0.5700000000000001, 0.56, 0.594, 0.852, 0.5650000000000001, 0.5730000000000001, 0.5740000000000001, 0.577, 0.552, 0.536, 0.583, 0.587, 0.584, 0.561, 0.5670000000000001, 0.592, 0.559, 0.584, 0.583, 0.5750000000000001, 0.551, 0.626, 0.644, 0.5710000000000001, 0.579, 0.5670000000000001, 0.556, 0.553, 0.5750000000000001, 0.5720000000000001, 0.595, 0.5670000000000001, 0.5660000000000001, 0.595, 0.554, 0.542, 0.552, 0.561, 0.577, 0.5660000000000001, 0.684, 0.5630000000000001, 0.5630000000000001, 0.581, 0.602, 0.5690000000000001, 0.601, 0.579, 0.593, 0.5710000000000001, 0.5680000000000001, 0.635, 0.5730000000000001, 0.578, 0.607, 0.5650000000000001, 0.645, 0.578, 0.635, 0.5740000000000001, 0.617, 0.578, 0.561, 0.5740000000000001, 0.5710000000000001, 0.608, 0.585, 0.589, 0.551, 0.5750000000000001, 0.596, 0.585, 0.584, 0.602, 0.596, 0.625, 0.5680000000000001, 0.5700000000000001, 0.56, 0.599, 0.5760000000000001, 0.562, 0.6, 0.582, 0.61, 0.579, 0.561),
insert_course=c(0.512, 0.519, 0.554, 0.519, 0.543, 0.555, 0.5700000000000001, 0.5680000000000001, 0.554, 0.557, 0.5650000000000001, 0.5640000000000001, 0.5730000000000001, 0.5710000000000001, 0.666, 0.5680000000000001, 0.578, 0.579, 0.6880000000000001, 0.5720000000000001, 0.5750000000000001, 0.577, 0.591, 0.582, 0.598, 0.618, 0.623, 0.584, 0.578, 0.59, 0.58, 0.59, 0.647, 0.558, 0.55, 0.5630000000000001, 0.5670000000000001, 0.5650000000000001, 0.5740000000000001, 0.5690000000000001, 0.59, 0.635, 0.5740000000000001, 0.625, 0.608, 0.596, 0.5680000000000001, 0.5750000000000001, 0.578, 0.589, 0.5740000000000001, 0.59, 0.603, 0.587, 0.59, 0.593, 0.586, 0.582, 0.58, 0.614, 0.583, 0.558, 0.577, 0.601, 0.5760000000000001, 0.5720000000000001, 0.58, 0.5730000000000001, 0.593, 0.621, 0.555, 0.579, 0.629, 0.651, 0.577, 0.583, 0.579, 0.62, 0.558, 0.5680000000000001, 0.558, 0.674, 0.624, 0.581, 0.5690000000000001, 0.58, 0.5710000000000001, 0.618, 0.544, 0.556, 0.5680000000000001, 0.5720000000000001, 0.5680000000000001, 0.621, 0.616, 0.5760000000000001, 0.5670000000000001, 0.5750000000000001, 0.594, 0.644),
insert_enrolment=c(14.908, 15.748000000000001, 14.768, 14.988, 14.999, 15.18, 15.224, 15.11, 15.22, 15.516, 15.166, 15.434000000000001, 15.178, 15.327, 15.009, 15.455, 15.114, 15.146, 15.522, 15.336, 15.641, 15.164, 15.409, 15.215, 15.148, 15.226, 15.347, 15.36, 15.878, 15.17, 15.145, 15.197000000000001, 15.309000000000001, 15.387, 15.154, 15.465, 15.378, 16.252, 15.163, 15.405000000000001, 16.194, 15.102, 15.372, 15.316, 15.291, 15.379, 16.008, 15.334, 15.33, 15.249, 15.139000000000001, 15.513, 15.323, 15.235, 15.231, 15.336, 15.35, 15.38, 15.313, 15.288, 15.599, 15.269, 15.273, 15.386000000000001, 15.253, 15.26, 15.165000000000001, 15.321, 15.245000000000001, 15.341000000000001, 15.203000000000001, 15.316, 15.658, 15.364, 15.177, 15.291, 15.239, 15.97, 15.283, 15.196, 15.387, 15.274000000000001, 15.293000000000001, 15.329, 15.352, 15.285, 15.195, 15.371, 15.431000000000001, 15.355, 15.316, 15.137, 15.385, 15.396, 15.098, 15.329, 15.22, 15.295, 16.925, 15.404),
update_user=c(45.053000000000004, 45.176, 48.685, 45.682, 48.982, 46.345, 47.546, 49.83, 46.002, 49.585, 51.181000000000004, 47.356, 46.302, 48.679, 45.906, 47.349000000000004, 46.127, 49.49, 46.441, 46.21, 50.644, 46.189, 48.611000000000004, 47.134, 46.359, 48.64, 47.917, 46.89, 51.519, 47.72, 46.47, 46.692, 47.261, 49.003, 46.971000000000004, 52.204, 46.608000000000004, 49.277, 46.678000000000004, 49.07, 46.511, 49.203, 46.737, 51.794000000000004, 48.389, 46.755, 49.573, 49.291000000000004, 46.492000000000004, 49.091, 46.518, 47.036, 46.909, 47.023, 47.282000000000004, 47.572, 48.496, 49.878, 46.931000000000004, 46.69, 46.881, 50.796, 47.064, 47.15, 47.218, 46.791000000000004, 47.56, 48.807, 49.52, 50.089, 47.046, 47.104, 47.251, 49.113, 48.625, 46.798, 47.441, 50.494, 51.113, 47.273, 50.679, 47.877, 48.551, 49.061, 47.206, 48.543, 50.7, 47.474000000000004, 47.916000000000004, 47.627, 47.872, 46.854, 47.127, 48.387, 47.097, 49.027, 48.882, 48.732, 48.188, 50.067),
update_course=c(8.142, 7.494, 7.333, 7.085, 7.189, 7.301, 7.524, 7.2860000000000005, 7.292, 8.086, 7.497, 7.404, 7.341, 7.2940000000000005, 7.26, 7.287, 7.195, 7.526, 7.3660000000000005, 7.415, 8.216, 7.2250000000000005, 7.416, 7.5280000000000005, 7.391, 7.8580000000000005, 7.372, 7.479, 7.893, 7.3340000000000005, 7.461, 7.478, 7.5600000000000005, 7.237, 7.501, 7.3660000000000005, 7.351, 7.702, 7.502, 7.454, 7.389, 7.429, 7.465, 8.461, 7.73, 7.4990000000000006, 7.498, 7.385, 7.2410000000000005, 7.444, 7.409, 7.396, 7.375, 7.396, 7.516, 7.329, 7.476, 7.518, 7.357, 7.418, 7.45, 7.533, 7.416, 7.368, 7.401, 7.444, 7.564, 7.477, 7.647, 7.369, 7.392, 7.378, 7.448, 7.447, 7.4590000000000005, 7.507000000000001, 7.564, 8.093, 8.191, 7.872, 8.125, 7.775, 7.937, 7.896, 7.761, 8.072000000000001, 7.958, 7.890000000000001, 7.7330000000000005, 7.79, 7.937, 7.8950000000000005, 7.923, 8.026, 7.761, 7.921, 7.949, 8.05, 8.251, 8.004),
update_enrolment=c(15.829, 15.988, 16.235, 16.074, 16.676000000000002, 16.475, 16.815, 16.544, 16.556, 17.106, 16.397000000000002, 16.618000000000002, 16.362000000000002, 18.108, 16.394000000000002, 16.648, 16.580000000000002, 17.239, 16.485, 16.481, 16.868000000000002, 16.685, 16.51, 16.402, 16.477, 16.609, 16.529, 16.422, 17.466, 16.746, 16.448, 16.573, 16.795, 16.873, 16.567, 17.689, 16.684, 16.595, 16.528, 16.714, 16.591, 16.453, 16.587, 17.164, 16.654, 16.533, 17.766000000000002, 16.981, 16.396, 16.704, 16.482, 16.545, 16.558, 16.663, 16.927, 16.552, 16.573, 16.515, 16.707, 16.491, 17.638, 16.393, 16.463, 16.527, 16.578, 16.485, 16.512, 16.524, 16.599, 16.796, 16.709, 16.712, 17.42, 16.781, 16.4, 16.423000000000002, 16.525, 17.058, 17.618000000000002, 17.039, 17.168, 16.552, 17.904, 16.397000000000002, 16.493000000000002, 16.656, 16.537, 16.484, 16.773, 16.633, 16.363, 16.311, 16.678, 16.883, 16.417, 16.792, 16.555, 16.677, 17.575, 16.728),
delete_user=c(34.591, 34.495, 34.991, 35.833, 35.295, 35.068, 35.29, 35.308, 35.659, 35.443, 35.539, 35.675000000000004, 36.042, 35.65, 35.321, 35.739, 35.579, 35.468, 36.228, 35.678, 35.355000000000004, 36.407000000000004, 35.83, 35.348, 35.838, 35.702, 35.957, 35.789, 35.389, 35.589, 36.604, 35.725, 35.852000000000004, 35.62, 35.74, 35.54, 35.582, 35.592, 35.522, 35.824, 35.566, 35.394, 35.563, 35.598, 35.897, 35.946, 35.565, 35.524, 35.861000000000004, 36.13, 35.993, 35.989, 35.965, 38.242, 36.216, 36.714, 35.712, 35.62, 36.521, 35.908, 35.891, 35.571, 36.076, 36.08, 37.393, 35.769, 35.797000000000004, 36.521, 35.651, 35.713, 36.206, 36.419000000000004, 35.665, 35.904, 35.879, 35.61, 36.453, 36.171, 36.435, 35.771, 35.944, 36.35, 36.061, 35.848, 35.811, 36.637, 36.024, 36.185, 36.069, 36.259, 38.244, 35.843, 35.793, 36.287, 37.186, 35.928, 36.213, 36.623, 36.852000000000004, 37.171),
delete_course=c(3.049, 3.075, 3.244, 3.1510000000000002, 3.225, 3.168, 3.354, 3.374, 3.232, 3.212, 3.346, 3.29, 3.266, 3.406, 3.204, 3.287, 3.416, 3.313, 3.2560000000000002, 3.266, 3.472, 3.282, 3.323, 3.3080000000000003, 3.356, 3.278, 3.317, 3.311, 3.37, 3.315, 3.358, 3.2840000000000003, 3.402, 3.344, 3.285, 3.396, 3.27, 3.303, 3.227, 3.428, 3.241, 3.302, 3.258, 3.344, 3.399, 3.261, 3.303, 3.332, 3.323, 3.45, 3.361, 3.37, 3.38, 3.458, 3.343, 3.4170000000000003, 3.299, 3.3890000000000002, 3.297, 3.334, 3.329, 3.355, 3.3120000000000003, 3.3240000000000003, 3.36, 3.303, 3.297, 3.321, 3.404, 3.5340000000000003, 3.307, 3.3080000000000003, 3.306, 3.335, 3.279, 3.342, 3.3850000000000002, 3.434, 3.2880000000000003, 3.343, 3.3280000000000003, 3.423, 3.329, 3.338, 3.2840000000000003, 3.358, 3.329, 3.3240000000000003, 3.367, 3.233, 3.3160000000000003, 3.253, 3.293, 3.346, 3.291, 3.349, 3.404, 3.565, 3.318, 3.508),
delete_enrolment=c(55.481, 55.195, 56.112, 56.153, 57.384, 56.389, 56.661, 58.043, 56.63, 57.715, 58.65, 57.838, 56.585, 57.053000000000004, 56.436, 57.316, 56.867000000000004, 57.365, 56.754, 56.917, 57.688, 56.777, 57.480000000000004, 56.823, 57.715, 57.973, 58.1, 57.069, 58.292, 56.999, 57.094, 57.573, 57.278, 58.21, 57.863, 58.154, 56.832, 57.792, 57.037, 58.724000000000004, 56.68, 57.393, 56.807, 58.548, 58.259, 56.898, 57.972, 57.56, 56.980000000000004, 57.964, 57.757, 57.646, 57.707, 57.883, 58.408, 58.282000000000004, 57.816, 58.221000000000004, 57.502, 57.424, 57.18, 58.492000000000004, 57.355000000000004, 58.094, 57.757, 58.356, 57.132, 58.589, 57.367000000000004, 58.144, 57.411, 57.812000000000005, 57.057, 58.727000000000004, 58.942, 57.386, 58.099000000000004, 58.677, 58.094, 57.714, 58.083, 58.145, 58.415, 58.103, 57.133, 57.615, 58.908, 58.164, 59.148, 57.784, 57.667, 57.205, 57.449, 57.454, 57.527, 58.050000000000004, 58.276, 58.981, 58.778, 60.677));

png('/home/jcrada/Development/hr/ResearchTestApplication/logs/sAll-r100-sc1000-n10/bp-insert_user.png', width=640, height=480);
boxplot(Solution0.dataframe$insert_user,Solution1.dataframe$insert_user,Solution2.dataframe$insert_user,Solution3.dataframe$insert_user,Solution4.dataframe$insert_user,names=c('Solution0', 'Solution1', 'Solution2', 'Solution3', 'Solution4'), xlab='Solutions', ylab='Time (s)', main='insert_user', outline=F);
dev.off();
png('/home/jcrada/Development/hr/ResearchTestApplication/logs/sAll-r100-sc1000-n10/bp-insert_course.png', width=640, height=480);
boxplot(Solution0.dataframe$insert_course,Solution1.dataframe$insert_course,Solution2.dataframe$insert_course,Solution3.dataframe$insert_course,Solution4.dataframe$insert_course,names=c('Solution0', 'Solution1', 'Solution2', 'Solution3', 'Solution4'), xlab='Solutions', ylab='Time (s)', main='insert_course', outline=F);
dev.off();
png('/home/jcrada/Development/hr/ResearchTestApplication/logs/sAll-r100-sc1000-n10/bp-insert_enrolment.png', width=640, height=480);
boxplot(Solution0.dataframe$insert_enrolment,Solution1.dataframe$insert_enrolment,Solution2.dataframe$insert_enrolment,Solution3.dataframe$insert_enrolment,Solution4.dataframe$insert_enrolment,names=c('Solution0', 'Solution1', 'Solution2', 'Solution3', 'Solution4'), xlab='Solutions', ylab='Time (s)', main='insert_enrolment', outline=F);
dev.off();
png('/home/jcrada/Development/hr/ResearchTestApplication/logs/sAll-r100-sc1000-n10/bp-update_user.png', width=640, height=480);
boxplot(Solution0.dataframe$update_user,Solution1.dataframe$update_user,Solution2.dataframe$update_user,Solution3.dataframe$update_user,Solution4.dataframe$update_user,names=c('Solution0', 'Solution1', 'Solution2', 'Solution3', 'Solution4'), xlab='Solutions', ylab='Time (s)', main='update_user', outline=F);
dev.off();
png('/home/jcrada/Development/hr/ResearchTestApplication/logs/sAll-r100-sc1000-n10/bp-update_course.png', width=640, height=480);
boxplot(Solution0.dataframe$update_course,Solution1.dataframe$update_course,Solution2.dataframe$update_course,Solution3.dataframe$update_course,Solution4.dataframe$update_course,names=c('Solution0', 'Solution1', 'Solution2', 'Solution3', 'Solution4'), xlab='Solutions', ylab='Time (s)', main='update_course', outline=F);
dev.off();
png('/home/jcrada/Development/hr/ResearchTestApplication/logs/sAll-r100-sc1000-n10/bp-update_enrolment.png', width=640, height=480);
boxplot(Solution0.dataframe$update_enrolment,Solution1.dataframe$update_enrolment,Solution2.dataframe$update_enrolment,Solution3.dataframe$update_enrolment,Solution4.dataframe$update_enrolment,names=c('Solution0', 'Solution1', 'Solution2', 'Solution3', 'Solution4'), xlab='Solutions', ylab='Time (s)', main='update_enrolment', outline=F);
dev.off();
png('/home/jcrada/Development/hr/ResearchTestApplication/logs/sAll-r100-sc1000-n10/bp-delete_user.png', width=640, height=480);
boxplot(Solution0.dataframe$delete_user,Solution1.dataframe$delete_user,Solution2.dataframe$delete_user,Solution3.dataframe$delete_user,Solution4.dataframe$delete_user,names=c('Solution0', 'Solution1', 'Solution2', 'Solution3', 'Solution4'), xlab='Solutions', ylab='Time (s)', main='delete_user', outline=F);
dev.off();
png('/home/jcrada/Development/hr/ResearchTestApplication/logs/sAll-r100-sc1000-n10/bp-delete_course.png', width=640, height=480);
boxplot(Solution0.dataframe$delete_course,Solution1.dataframe$delete_course,Solution2.dataframe$delete_course,Solution3.dataframe$delete_course,Solution4.dataframe$delete_course,names=c('Solution0', 'Solution1', 'Solution2', 'Solution3', 'Solution4'), xlab='Solutions', ylab='Time (s)', main='delete_course', outline=F);
dev.off();
png('/home/jcrada/Development/hr/ResearchTestApplication/logs/sAll-r100-sc1000-n10/bp-delete_enrolment.png', width=640, height=480);
boxplot(Solution0.dataframe$delete_enrolment,Solution1.dataframe$delete_enrolment,Solution2.dataframe$delete_enrolment,Solution3.dataframe$delete_enrolment,Solution4.dataframe$delete_enrolment,names=c('Solution0', 'Solution1', 'Solution2', 'Solution3', 'Solution4'), xlab='Solutions', ylab='Time (s)', main='delete_enrolment', outline=F);
dev.off();
def.barplot.width=1; #bar width
def.barplot.sepwidth=0; #separation bar width
def.barplot.space=0; #space between bars
def.barplot.groupspace=1; #space between groups
png('/home/jcrada/Development/hr/ResearchTestApplication/logs/sAll-r100-sc1000-n10/Solution0-barplot.png', width=640, height=480);
Solution0.barplot.means=data.frame(insert=c(mean(Solution0.dataframe$insert_user), mean(Solution0.dataframe$insert_course), mean(Solution0.dataframe$insert_enrolment)),
update=c(mean(Solution0.dataframe$update_user), mean(Solution0.dataframe$update_course), mean(Solution0.dataframe$update_enrolment)),
delete=c(mean(Solution0.dataframe$delete_user), mean(Solution0.dataframe$delete_course), mean(Solution0.dataframe$delete_enrolment)));
barplot(as.matrix(Solution0.barplot.means),beside=T, names=c('u', 'c', 'e', 'u', 'c', 'e', 'u', 'c', 'e'), ylab='Time (s)');
mtext('insert', side=1, line=2, at=2.5);
mtext('update', side=1, line=2, at=6.5);
mtext('delete', side=1, line=2, at=10.5);
dev.off();
png('/home/jcrada/Development/hr/ResearchTestApplication/logs/sAll-r100-sc1000-n10/Solution1-barplot.png', width=640, height=480);
Solution1.barplot.means=data.frame(insert=c(mean(Solution1.dataframe$insert_user), mean(Solution1.dataframe$insert_course), mean(Solution1.dataframe$insert_enrolment)),
update=c(mean(Solution1.dataframe$update_user), mean(Solution1.dataframe$update_course), mean(Solution1.dataframe$update_enrolment)),
delete=c(mean(Solution1.dataframe$delete_user), mean(Solution1.dataframe$delete_course), mean(Solution1.dataframe$delete_enrolment)));
barplot(as.matrix(Solution1.barplot.means),beside=T, names=c('u', 'c', 'e', 'u', 'c', 'e', 'u', 'c', 'e'), ylab='Time (s)');
mtext('insert', side=1, line=2, at=2.5);
mtext('update', side=1, line=2, at=6.5);
mtext('delete', side=1, line=2, at=10.5);
dev.off();
png('/home/jcrada/Development/hr/ResearchTestApplication/logs/sAll-r100-sc1000-n10/Solution2-barplot.png', width=640, height=480);
Solution2.barplot.means=data.frame(insert=c(mean(Solution2.dataframe$insert_user), mean(Solution2.dataframe$insert_course), mean(Solution2.dataframe$insert_enrolment)),
update=c(mean(Solution2.dataframe$update_user), mean(Solution2.dataframe$update_course), mean(Solution2.dataframe$update_enrolment)),
delete=c(mean(Solution2.dataframe$delete_user), mean(Solution2.dataframe$delete_course), mean(Solution2.dataframe$delete_enrolment)));
barplot(as.matrix(Solution2.barplot.means),beside=T, names=c('u', 'c', 'e', 'u', 'c', 'e', 'u', 'c', 'e'), ylab='Time (s)');
mtext('insert', side=1, line=2, at=2.5);
mtext('update', side=1, line=2, at=6.5);
mtext('delete', side=1, line=2, at=10.5);
dev.off();
png('/home/jcrada/Development/hr/ResearchTestApplication/logs/sAll-r100-sc1000-n10/Solution3-barplot.png', width=640, height=480);
Solution3.barplot.means=data.frame(insert=c(mean(Solution3.dataframe$insert_user), mean(Solution3.dataframe$insert_course), mean(Solution3.dataframe$insert_enrolment)),
update=c(mean(Solution3.dataframe$update_user), mean(Solution3.dataframe$update_course), mean(Solution3.dataframe$update_enrolment)),
delete=c(mean(Solution3.dataframe$delete_user), mean(Solution3.dataframe$delete_course), mean(Solution3.dataframe$delete_enrolment)));
barplot(as.matrix(Solution3.barplot.means),beside=T, names=c('u', 'c', 'e', 'u', 'c', 'e', 'u', 'c', 'e'), ylab='Time (s)');
mtext('insert', side=1, line=2, at=2.5);
mtext('update', side=1, line=2, at=6.5);
mtext('delete', side=1, line=2, at=10.5);
dev.off();
png('/home/jcrada/Development/hr/ResearchTestApplication/logs/sAll-r100-sc1000-n10/Solution4-barplot.png', width=640, height=480);
Solution4.barplot.means=data.frame(insert=c(mean(Solution4.dataframe$insert_user), mean(Solution4.dataframe$insert_course), mean(Solution4.dataframe$insert_enrolment)),
update=c(mean(Solution4.dataframe$update_user), mean(Solution4.dataframe$update_course), mean(Solution4.dataframe$update_enrolment)),
delete=c(mean(Solution4.dataframe$delete_user), mean(Solution4.dataframe$delete_course), mean(Solution4.dataframe$delete_enrolment)));
barplot(as.matrix(Solution4.barplot.means),beside=T, names=c('u', 'c', 'e', 'u', 'c', 'e', 'u', 'c', 'e'), ylab='Time (s)');
mtext('insert', side=1, line=2, at=2.5);
mtext('update', side=1, line=2, at=6.5);
mtext('delete', side=1, line=2, at=10.5);
dev.off();
